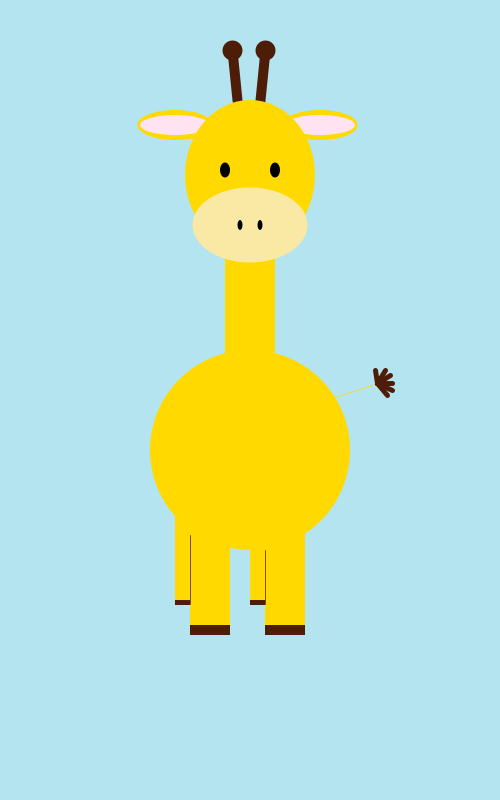
Frame 1 (no input)
Frame 60 (the mouse pressed at the canvas centre just before this capture): identical to frame 1, image omitted
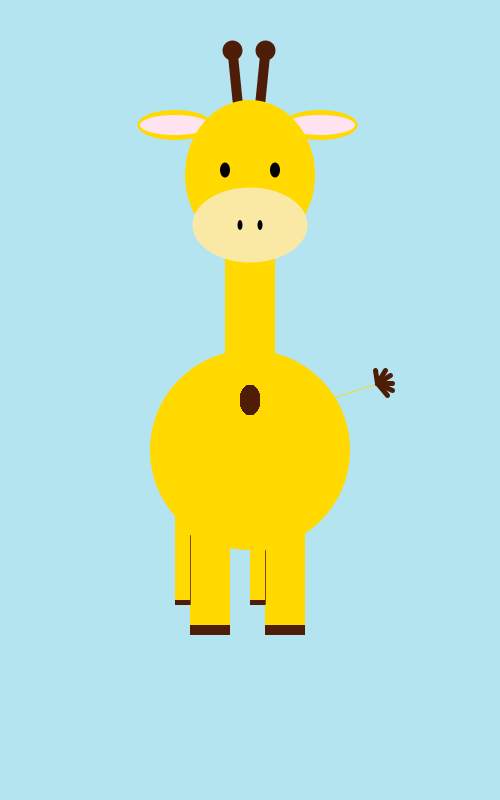
Frame 120 (the mouse held since frame 60 and released just before this capture)

The Processing sketch that drew these frames (run headless with seeded random() and noise(); from frame 60 on, the mouse is pressed at the canvas centre):

// Processing sketch: HW1CodeEliza
// ── HW1CodeEliza.pde
color orangeYellow, lightYellow, darkOrange, darkBrown, lightBlue, lightPink;
int midX, midY;

void setup(){
 size(500, 800);
    midX =  width/2;
  midY = height/2;

orangeYellow = color(255, 217, 0);//orangeYellow
lightYellow = color(250, 233, 164);
darkOrange = color(240, 172, 0);//darkOrange
darkBrown = color(77, 29, 7);
lightBlue = color(179, 228, 240);
lightPink=color(255, 227, 240);

  background(lightBlue);
  
  //Pal the Giraffe
  //body
  noStroke();
  fill(orangeYellow);
  ellipse(midX, midY+50, 200, 200);
  
  //neck
noStroke();
fill(orangeYellow);
rect(midX-25, midY-190, 50, 150);

//ear antennae things
stroke(darkBrown);
strokeWeight(10);
line(midX+10, midY-300, midX+15, midY-350);//right
stroke(darkBrown);
strokeWeight(10);
line(midX-13, midY-300, midX-18, midY-350);//left
fill(darkBrown);
ellipse(midX-18, midY-350, 10, 10);///left
fill(darkBrown);
ellipse(midX+15, midY-350, 10, 10);//right

//actual ears
noStroke();
fill(orangeYellow);
ellipse(midX-75, midY-275, 75, 30);//left ear
noStroke();
fill(lightPink);
ellipse(midX-75, midY-275, 70, 20);//left ear
noStroke();
fill(orangeYellow);
ellipse(midX+70, midY-275, 75, 30);//right ear pink
noStroke();
fill(lightPink);
ellipse(midX+70, midY-275, 70, 20);//right ear pink

//head;
noStroke();
fill(orangeYellow);
ellipse(midX, midY-225, 130, 150);//face
fill(lightYellow);
ellipse(midX, midY-175, 115, 75);//mouth
//nose
fill(0);
ellipse(midX-10, midY-175, 5, 10);//left nostril
fill(0);
ellipse(midX+10, midY-175, 5, 10);//right nostril
//eyes
fill(0);
ellipse(midX-25, midY-230, 10, 15);//left eye
fill(0);
ellipse(midX+25, midY-230, 10, 15);//right eye

//front legs
fill(orangeYellow);
rect(midX-60, midY+125, 40, 100);//left front leg
fill(orangeYellow);
rect(midX+15, midY+125, 40, 100);//right front leg
//back legs
fill(orangeYellow);
rect(midX-75, midY+100, 20, 100);//left back leg
fill(orangeYellow);
rect(midX, midY+100, 20, 100);//right back leg

//hooves
fill(darkBrown);
rect(midX-60, midY+225, 40, 10);//left Front
fill(darkBrown);
rect(midX+15, midY+225, 40, 10);//right Front
fill(darkBrown);
rect(midX-75, midY+200, 15, 5);//left back
fill(darkBrown);
rect(midX, midY+200, 15, 5);//right back
stroke(darkBrown);
strokeWeight(0.75);
line(midX+15, midY+150, midX+15, midY+204);
line(midX-60, midY+135, midX-60, midY+204);//separate legs


//tail;
stroke(orangeYellow);
line(midX+75, midY, midX+125, midY-16);//main tail
stroke(darkBrown);
strokeWeight(5);
line(midX+127, midY-17, midX+125, midY-30);
line(midX+127, midY-17, midX+135, midY-30);
line(midX+127, midY-17, midX+140, midY-25);
line(midX+127, midY-17, midX+142, midY-17);
line(midX+127, midY-17, midX+142, midY-10);
line(midX+127, midY-17, midX+137, midY-5);

}

void draw(){
if(mousePressed) {
  noStroke();
  fill(darkBrown);
  ellipse(mouseX, mouseY, 20, 30);
}
}
  
